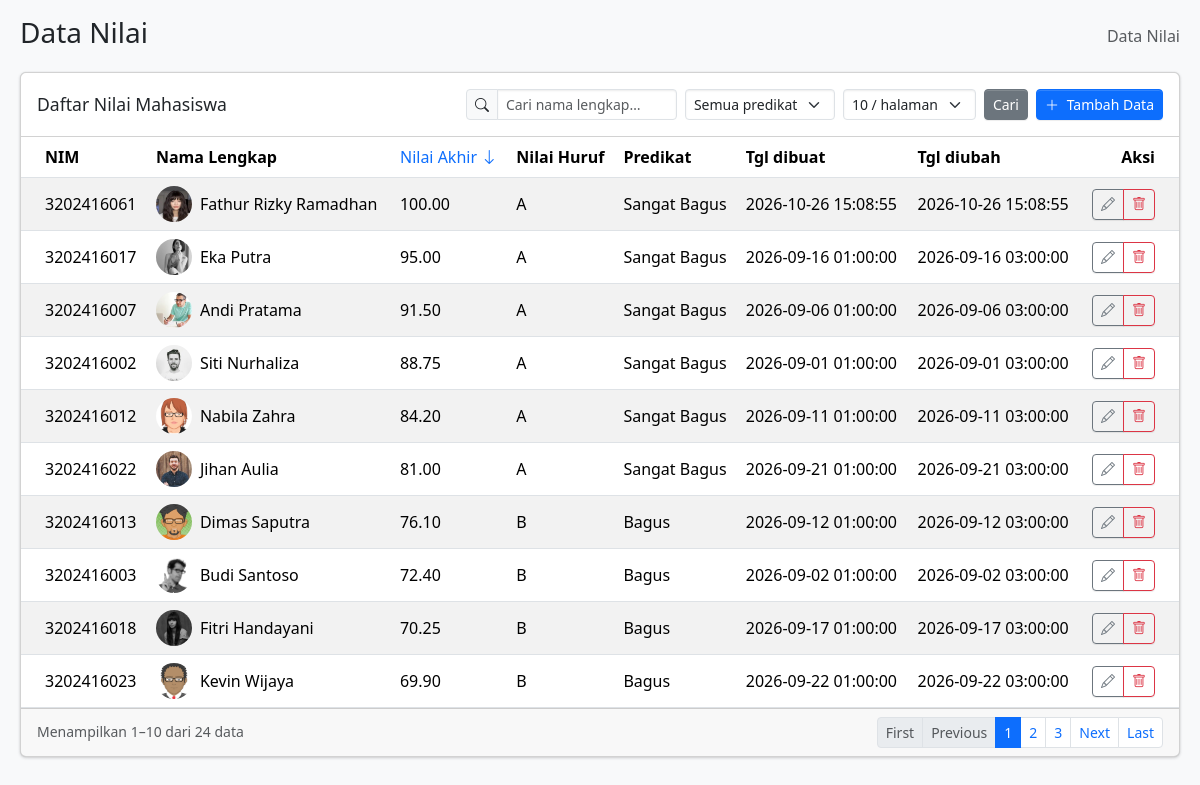
Page /index.php?sort=desc&per_page=10 on the committed database.
### tables this page shows
CREATE TABLE `nilai_mhsw` (
  `nim` char(10) NOT NULL,
  `nama_lengkap` varchar(50) NOT NULL,
  `avatar` varchar(255) NOT NULL DEFAULT '',
  `nilai_akhir` decimal(5,2) NOT NULL,
  `nilai_huruf` char(1) DEFAULT NULL,
  `predikat` varchar(20) DEFAULT NULL,
  `created_at` timestamp NULL DEFAULT current_timestamp(),
  `modified_at` timestamp NULL DEFAULT current_timestamp() ON UPDATE current_timestamp(),
  PRIMARY KEY (`nim`)
);

### index.php (the view, shortened to what this page needs)
<?php
require_once __DIR__ . '/connection.php';
mysqli_select_db($conn, $dbName);
$keyword = trim($_GET['q'] ?? '');
$predikatFilter = trim($_GET['predikat'] ?? '');
$predikatOptions = ['Sangat Bagus', 'Bagus', 'Cukup', 'Buruk', 'Sangat Buruk'];
$sort = strtolower(trim($_GET['sort'] ?? ''));
$conditions = [];
$types = '';
$params = [];
$orderBy = $sort !== '' ? "nilai_akhir $sort, nim" : 'nim';
$perPageOptions = [5, 10, 15];
$perPage = (int)($_GET['per_page'] ?? 10);
$pageNum = max(1, (int)($_GET['page'] ?? 1));
$whereSql = $conditions ? ' WHERE ' . implode(' AND ', $conditions) : '';
$totalSql = "SELECT COUNT(*) FROM nilai_mhsw" . $whereSql;
$countStmt = $conn->prepare($totalSql);
if ($countStmt) {
  $countStmt->execute();
  $totalRows = (int)$countStmt->get_result()->fetch_row()[0];
} else {
  die("Query failed: " . mysqli_error($conn));
}
$totalPages = max(1, (int)ceil($totalRows / $perPage));
$offset = ($pageNum - 1) * $perPage;
$sql = "SELECT nim, nama_lengkap, avatar, nilai_akhir, nilai_huruf, predikat, created_at, modified_at FROM nilai_mhsw"
  . $whereSql
  . " ORDER BY $orderBy LIMIT ? OFFSET ?";
$stmt = $conn->prepare($sql);
$types .= 'ii';
$params[] = $perPage;
$params[] = $offset;
if ($params) {
  $stmt->bind_param($types, ...$params);
}
$stmt->execute();
$result = $stmt->get_result();
$dataRows = [];
while ($row = $result->fetch_assoc()) {
  $dataRows[] = $row;
}
$hasFilter = $keyword !== '' || in_array($predikatFilter, $predikatOptions, true);
$sortToggle = $sort === 'asc' ? 'desc' : 'asc';
$sortParams = [];
$sortParams['sort'] = $sortToggle;
$sortParams['per_page'] = $perPage;
$sortUrl = 'index.php?' . http_build_query($sortParams);
function pageUrl(array $base, array $merge): string
{
  $params = array_filter(array_merge($base, $merge), fn($v) => $v !== '' && $v !== null);
  ksort($params);
  return 'index.php' . ($params ? '?' . http_build_query($params) : '');
}
$pageBaseParams = [];
if ($sort !== '') {
  $pageBaseParams['sort'] = $sort;
}
$rangeStart = $totalRows > 0 ? $offset + 1 : 0;
$rangeEnd = min($offset + $perPage, $totalRows);
$pagesList = [];
if ($totalPages <= 7) {
  $pagesList = range(1, $totalPages);
}
?>
<!doctype html>
<html lang="en">
<head>
  <link rel="stylesheet" href="https://cdn.jsdelivr.net/npm/@fontsource/source-sans-3@5.3.0/index.css" />
  <link rel="stylesheet" href="https://cdn.jsdelivr.net/npm/overlayscrollbars@2.16.0/styles/overlayscrollbars.min.css" />
  <link rel="stylesheet" href="https://cdn.jsdelivr.net/npm/bootstrap-icons@1.13.1/font/bootstrap-icons.min.css" />
  <link rel="stylesheet" href="assets/css/adminlte.min.css" />
</head>
<body class="bg-body-tertiary">
  <div class="app-wrapper">
    <main class="app-main">
      <div class="app-content-header">
        <div class="container-fluid">
          <div class="row">
            <div class="col-sm-6">
              <h1 class="mb-0 fs-3">Data Nilai</h1>
            </div>
            <div class="col-sm-6">
              <nav aria-label="breadcrumb">
                <ol class="breadcrumb float-sm-end">
                  <li class="breadcrumb-item active" aria-current="page">Data Nilai</li>
                </ol>
              </nav>
            </div>
          </div>
        </div>
      </div>
      <div class="app-content">
        <div class="container-fluid">
          <div class="row">
            <div class="col-12">
              <div class="card mb-4">
                <div class="card-header">
                  <div class="row g-2 align-items-center">
                    <div class="col-12 col-md-4">
                      <h3 class="card-title">Daftar Nilai Mahasiswa</h3>
                    </div>
                    <div class="col-12 col-md-8">
                      <div class="d-flex flex-wrap justify-content-md-end gap-2">
                        <form method="get" action="index.php" class="d-flex flex-wrap gap-2 align-items-center">
                          <div class="input-group input-group-sm w-auto">
                            <span class="input-group-text">
                              <i class="bi bi-search" aria-hidden="true"></i>
                            </span>
                            <input
                              type="search"
                              name="q"
                              class="form-control"
                              placeholder="Cari nama lengkap…"
                              aria-label="Cari nama lengkap"
                              value="<?= htmlspecialchars($keyword) ?>"
                              style="width: 180px"
                            />
                          </div>
                          <select name="predikat" class="form-select form-select-sm w-auto" aria-label="Filter predikat">
                            <option value="">Semua predikat</option>
                          </select>
                          <select name="per_page" class="form-select form-select-sm w-auto" aria-label="Data per halaman" onchange="this.form.submit()">
<?php foreach ($perPageOptions as $opt): ?>
                            <option value="<?= $opt ?>" <?= $perPage === $opt ? 'selected' : '' ?>><?= $opt ?> / halaman</option>
<?php endforeach; ?>
                          </select>
                          <button type="submit" class="btn btn-sm btn-secondary">Cari</button>
                        </form>
                        <button type="button" class="btn btn-sm btn-primary" data-bs-toggle="modal" data-bs-target="#modal-tambah-nilai">
                          <i class="bi bi-plus-lg me-1"></i>
                          Tambah Data
                        </button>
                      </div>
                    </div>
                  </div>
                </div>
                <div class="card-body p-0">
                  <div class="table-responsive">
                    <table class="table table-striped table-hover align-middle m-0">
                      <thead>
                        <tr>
                          <th>NIM</th>
                          <th>Nama Lengkap</th>
                          <th>
                            <a href="<?= $sortUrl ?>" class="text-decoration-none fw-normal" title="Klik untuk urutkan">
                              Nilai Akhir
<?php if ($sort === 'asc'): ?>
                              <i class="bi bi-arrow-up" aria-hidden="true"></i>
<?php elseif ($sort === 'desc'): ?>
                              <i class="bi bi-arrow-down" aria-hidden="true"></i>
<?php else: ?>
                              <i class="bi bi-arrow-down-up" aria-hidden="true"></i>
<?php endif; ?>
                            </a>
                          </th>
                          <th>Nilai Huruf</th>
                          <th>Predikat</th>
                          <th>Tgl dibuat</th>
                          <th>Tgl diubah</th>
                          <th class="text-end">Aksi</th>
                        </tr>
                      </thead>
                      <tbody>
<?php if (count($dataRows) === 0): ?>
                        <tr>
                          <td colspan="8" class="text-center text-secondary py-4 mb-0">
<?php if ($hasFilter): ?>
                            Tidak ada data yang cocok dengan filter. <a href="index.php">Reset filter</a>
<?php else: ?>
                            Belum ada data. <a href="#" data-bs-toggle="modal" data-bs-target="#modal-tambah-nilai">Tambah data</a>
<?php endif; ?>
                          </td>
                        </tr>
<?php else: ?>
<?php foreach ($dataRows as $row): ?>
                        <tr>
                          <td class="fw-medium"><?= htmlspecialchars($row['nim']) ?></td>
                          <td>
                            <div class="d-flex align-items-center gap-2">
<?php if (!empty($row['avatar'])): ?>
                              <img
                                src="uploads/<?= rawurlencode($row['avatar']) ?>"
                                alt="Avatar <?= htmlspecialchars($row['nama_lengkap']) ?>"
                                class="rounded-circle flex-shrink-0"
                                style="width: 36px; height: 36px; object-fit: cover"
                              />
<?php else: ?>
                              <i class="bi bi-person-circle text-secondary flex-shrink-0" style="font-size: 36px" aria-hidden="true"></i>
<?php endif; ?>
                              <span><?= htmlspecialchars($row['nama_lengkap']) ?></span>
                            </div>
                          </td>
                          <td><?= htmlspecialchars($row['nilai_akhir']) ?></td>
                          <td><?= htmlspecialchars($row['nilai_huruf'] ?? '') ?></td>
                          <td><?= htmlspecialchars($row['predikat'] ?? '') ?></td>
                          <td><?= htmlspecialchars($row['created_at']) ?></td>
                          <td><?= htmlspecialchars($row['modified_at']) ?></td>
                          <td class="text-end">
                            <div class="btn-group btn-group-sm" role="group" aria-label="Aksi">
                              <a
                                class="btn btn-outline-secondary"
                                href="<?= pageUrl($pageBaseParams, ['per_page' => $perPage, 'edit' => $row['nim']]) ?>"
                                aria-label="Edit <?= htmlspecialchars($row['nim']) ?>"
                              >
                                <i class="bi bi-pencil" aria-hidden="true"></i>
                              </a>
                              <a
                                class="btn btn-outline-danger"
                                href="delete_data.php?nim=<?= rawurlencode($row['nim']) ?>"
                                onclick="return confirm('Hapus data NIM <?= htmlspecialchars($row['nim']) ?>?')"
                                aria-label="Hapus <?= htmlspecialchars($row['nim']) ?>"
                              >
                                <i class="bi bi-trash" aria-hidden="true"></i>
                              </a>
                            </div>
                          </td>
                        </tr>
<?php endforeach; ?>
<?php endif; ?>
                      </tbody>
                    </table>
                  </div>
                </div>
                <div class="card-footer clearfix">
                  <div class="float-start pt-1 fs-7 text-body-secondary">
                    Menampilkan <?= $rangeStart ?>&ndash;<?= $rangeEnd ?> dari <?= $totalRows ?> data
                  </div>
<?php if ($totalRows > 0): ?>
                  <ul class="pagination pagination-sm m-0 float-end">
                    <li class="page-item <?= $pageNum <= 1 ? 'disabled' : '' ?>">
                      <a class="page-link" href="<?= $pageNum <= 1 ? '#' : pageUrl($pageBaseParams, ['per_page' => $perPage, 'page' => 1]) ?>" aria-label="First Page" title="First Page">First</a>
                    </li>
                    <li class="page-item <?= $pageNum <= 1 ? 'disabled' : '' ?>">
                      <a class="page-link" href="<?= $pageNum <= 1 ? '#' : pageUrl($pageBaseParams, ['per_page' => $perPage, 'page' => $pageNum - 1]) ?>" aria-label="Previous Page" title="Previous Page">Previous</a>
                    </li>
<?php $prevPage = 0; foreach ($pagesList as $p): if ($p - $prevPage > 1): ?>
                    <li class="page-item disabled"><span class="page-link">&hellip;</span></li>
<?php endif; ?>
                    <li class="page-item <?= $p === $pageNum ? 'active' : '' ?>">
                      <a class="page-link" href="<?= pageUrl($pageBaseParams, ['per_page' => $perPage, 'page' => $p]) ?>"><?= $p ?></a>
                    </li>
<?php $prevPage = $p; endforeach; ?>
                    <li class="page-item <?= $pageNum >= $totalPages ? 'disabled' : '' ?>">
                      <a class="page-link" href="<?= $pageNum >= $totalPages ? '#' : pageUrl($pageBaseParams, ['per_page' => $perPage, 'page' => $pageNum + 1]) ?>" aria-label="Next Page" title="Next Page">Next</a>
                    </li>
                    <li class="page-item <?= $pageNum >= $totalPages ? 'disabled' : '' ?>">
                      <a class="page-link" href="<?= $pageNum >= $totalPages ? '#' : pageUrl($pageBaseParams, ['per_page' => $perPage, 'page' => $totalPages]) ?>" aria-label="Last Page" title="Last Page">Last</a>
                    </li>
                  </ul>
<?php endif; ?>
                </div>
              </div>
            </div>
          </div>
        </div>
      </div>
    </main>
  </div>
</body>
</html>

### rows in the picture
nilai_mhsw: nim "3202416061", avatar (picture), nama_lengkap "Fathur Rizky Ramadhan", nilai_akhir "100.00", nilai_huruf "A", predikat "Sangat Bagus", created_at "2026-10-26 15:08:55", modified_at "2026-10-26 15:08:55"
nilai_mhsw: nim "3202416017", avatar (picture), nama_lengkap "Eka Putra", nilai_akhir "95.00", nilai_huruf "A", predikat "Sangat Bagus", created_at "2026-09-16 01:00:00", modified_at "2026-09-16 03:00:00"
nilai_mhsw: nim "3202416007", avatar (picture), nama_lengkap "Andi Pratama", nilai_akhir "91.50", nilai_huruf "A", predikat "Sangat Bagus", created_at "2026-09-06 01:00:00", modified_at "2026-09-06 03:00:00"
nilai_mhsw: nim "3202416002", avatar (picture), nama_lengkap "Siti Nurhaliza", nilai_akhir "88.75", nilai_huruf "A", predikat "Sangat Bagus", created_at "2026-09-01 01:00:00", modified_at "2026-09-01 03:00:00"
nilai_mhsw: nim "3202416012", avatar (picture), nama_lengkap "Nabila Zahra", nilai_akhir "84.20", nilai_huruf "A", predikat "Sangat Bagus", created_at "2026-09-11 01:00:00", modified_at "2026-09-11 03:00:00"
nilai_mhsw: nim "3202416022", avatar (picture), nama_lengkap "Jihan Aulia", nilai_akhir "81.00", nilai_huruf "A", predikat "Sangat Bagus", created_at "2026-09-21 01:00:00", modified_at "2026-09-21 03:00:00"
nilai_mhsw: nim "3202416013", avatar (picture), nama_lengkap "Dimas Saputra", nilai_akhir "76.10", nilai_huruf "B", predikat "Bagus", created_at "2026-09-12 01:00:00", modified_at "2026-09-12 03:00:00"
nilai_mhsw: nim "3202416003", avatar (picture), nama_lengkap "Budi Santoso", nilai_akhir "72.40", nilai_huruf "B", predikat "Bagus", created_at "2026-09-02 01:00:00", modified_at "2026-09-02 03:00:00"
nilai_mhsw: nim "3202416018", avatar (picture), nama_lengkap "Fitri Handayani", nilai_akhir "70.25", nilai_huruf "B", predikat "Bagus", created_at "2026-09-17 01:00:00", modified_at "2026-09-17 03:00:00"
nilai_mhsw: nim "3202416023", avatar (picture), nama_lengkap "Kevin Wijaya", nilai_akhir "69.90", nilai_huruf "B", predikat "Bagus", created_at "2026-09-22 01:00:00", modified_at "2026-09-22 03:00:00"

### other values in the picture
$rangeStart "1"
$rangeEnd "10"
$totalRows "24"
$p "1"
$p "2"
$p "3"
form field per_page "10 / halaman"
